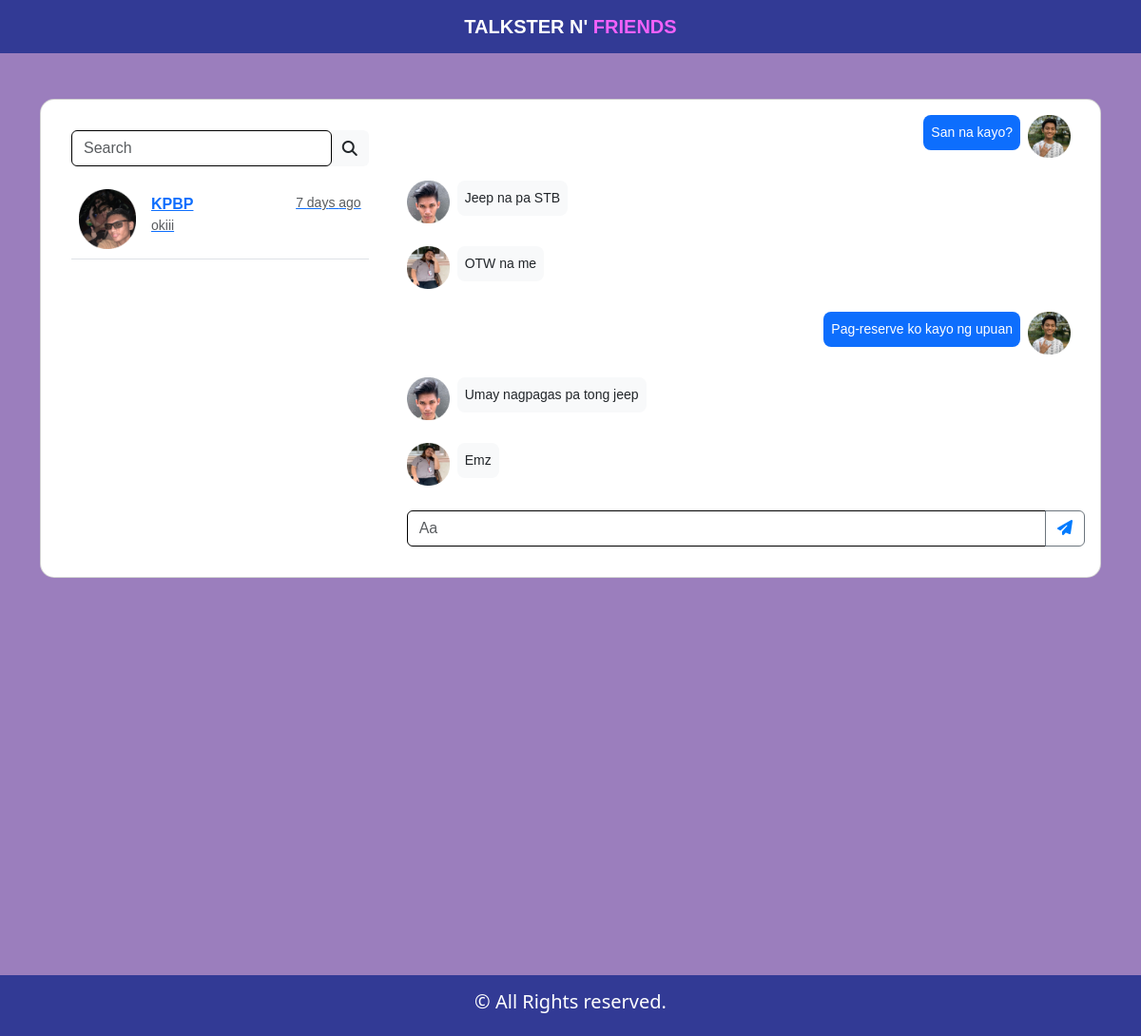
Page /M01/index.php on the committed database.
### tables this page shows
CREATE TABLE `messages` (
  `messageID` int(11) NOT NULL,
  `senderID` int(11) NOT NULL,
  `receiverID` int(11) NOT NULL,
  `groupChatID` int(11) NOT NULL,
  `messages` varchar(2000) NOT NULL,
  `dateTime` datetime(6) NOT NULL
);

### M01/connect.php (called while the page is built, shortened)
<?php
  function executeQuery($query){
    $conn = $GLOBALS['conn'];
    return mysqli_query($conn, $query);
  }
?>

### M01/index.php (the view, shortened to what this page needs)
<?php
include("connect.php");
$query = " SELECT
    u.firstName AS senderFirstName,
    u.lastName AS senderLastName,
    m.messages,
    m.senderID,
    m.receiverID,
    gc.groupChatName
  FROM
    messages m
  JOIN
    users u ON m.senderID = u.userID
  JOIN
    groupchat gc ON m.groupChatID = gc.groupChatID
  WHERE
    m.groupChatID = gc.groupChatID
  ORDER BY
    m.messageID DESC";
$result = executeQuery($query);
$gcQuery = "SELECT groupChat.groupChatName, messages.messages, messages.dateTime
            FROM groupChat
            JOIN messages ON groupChat.groupChatID = messages.groupChatID
            WHERE messages.dateTime = (
              SELECT MAX(m2.dateTime)
              FROM messages m2
              WHERE m2.groupChatID = messages.groupChatID
            )
            GROUP BY groupChat.groupChatID";
$gcResult = executeQuery($gcQuery);
?>
<!doctype html>
<html lang="en">
<head>
  <link rel="stylesheet" href="assets/css/style.css">
  <link rel="stylesheet" href="assets/css/chat.css">
  <link href="https://cdn.jsdelivr.net/npm/bootstrap@5.3.3/dist/css/bootstrap.min.css" rel="stylesheet">
  <link rel="stylesheet" href="https://cdnjs.cloudflare.com/ajax/libs/font-awesome/4.7.0/css/font-awesome.min.css">
</head>
<body class="body d-flex flex-column">
  <nav class="navbar custom-navbar">
    <div class="container-fluid">
      <span class="navbar-brand mx-auto">
        TALKSTER N' <span class="highlight-friends">FRIENDS</span>
      </span>
    </div>
  </nav>
  <section style="background-color: #9B7EBD; font-family: Arial, sans-serif; flex-grow: 1;">
    <div class="container py-5">
      <div class="row">
        <div class="col-md-12">
          <div class="card" id="chat3" style="border-radius: 15px;">
            <div class="card-body">
              <div class="row">
                <div class="col-md-6 col-lg-5 col-xl-4 mb-4 mb-md-0 d-none d-md-block">
                  <div class="p-3">
                    <div class="input-group rounded mb-3">
                      <input type="search" class="form-control rounded" placeholder="Search" aria-label="Search"
                        aria-describedby="search-addon">
                      <span class="input-group-text border-0" id="search-addon">
                        <i class="fas fa-search"></i>
                      </span>
                    </div>
                    <div class="chat-list-container" style="overflow-y: auto;">
                      <ul class="list-unstyled mb-0">
                        <?php
                        if(mysqli_num_rows($gcResult)) {
                          while ($gcListItem = mysqli_fetch_assoc($gcResult)) {
                            ?>
                            <li class="p-2 border-bottom">
                              <a href="#!" class="d-flex justify-content-between">
                                <div class="d-flex flex-row">
                                  <div>
                                    <img src="assets/img/groupChatPic.png" alt="avatar"
                                      class="d-flex align-self-center me-3" width="60">
                                  </div>
                                  <div class="pt-1">
                                    <p class="gc-name fw-bold mb-0"><?php echo $gcListItem['groupChatName'] ?></p>
                                    <p class="latest-message small text-muted"><?php echo $gcListItem['messages'] ?></p>
                                  </div>
                                </div>
                                <div class="pt-1">
                                  <?php
                                  $dateTime = $gcListItem['dateTime'];
                                  $currentTime = new DateTime();
                                  $messageTime = new DateTime($dateTime);
                                  $interval = $currentTime->diff($messageTime);
                                  if ($interval->y > 0) {
                                    echo "<p class='time small text-muted mb-1'>" . $interval->y . " year" . ($interval->y > 1 ? "s" : "") . " ago</p>";
                                  } elseif ($interval->m > 0) {
                                    echo "<p class='time small text-muted mb-1'>" . $interval->m . " month" . ($interval->m > 1 ? "s" : "") . " ago</p>";
                                  } elseif ($interval->d > 0) {
                                    echo "<p class='time small text-muted mb-1'>" . $interval->d . " day" . ($interval->d > 1 ? "s" : "") . " ago</p>";
                                  } elseif ($interval->h > 0) {
                                    echo "<p class='time small text-muted mb-1'>" . $interval->h . " hour" . ($interval->h > 1 ? "s" : "") . " ago</p>";
                                  } elseif ($interval->i > 0) {
                                    echo "<p class='time small text-muted mb-1'>" . $interval->i . " minute" . ($interval->i > 1 ? "s" : "") . " ago</p>";
                                  } else {
                                    echo "<p class='time small text-muted mb-1'>Just now</p>";
                                  }
                                  ?>
                                </div>
                              </a>
                            </li>
                          <?php }
                        } ?>
                      </ul>
                    </div>
                  </div>
                </div>
                <div class="col-md-6 col-lg-7 col-xl-8">
                  <div class="chat-messages-container" style="height: 400px; overflow-y: auto; padding-right: 15px;">
                    <?php
                    $messages = [];
                    while ($row = mysqli_fetch_assoc($result)) {
                      $messages[] = $row;
                    }
                    $messages = array_reverse($messages);
                    foreach ($messages as $row) {
                      $isSender = $row['senderID'] == 1;
                      $profilePic = '';
                      if ($row['senderID'] == 1) {
                        $profilePic = "assets/img/TM.png";
                      } elseif ($row['senderID'] == 2) {
                        $profilePic = "assets/img/louie.png";
                      } elseif ($row['senderID'] == 3) {
                        $profilePic = "assets/img/jade.png";
                      }
                      ?>
                      <div class="d-flex <?php echo $isSender ? 'justify-content-end' : 'justify-content-start'; ?> mb-3">
                        <?php if (!$isSender): ?>
                          <img src="<?php echo $profilePic; ?>" alt="avatar" style="width: 45px; height: 45px;"
                            class="me-2">
                        <?php endif; ?>
                        <div>
                          <p
                            class="small p-2 <?php echo $isSender ? 'text-white bg-primary' : 'bg-body-tertiary'; ?> rounded-3">
                            <?php echo htmlspecialchars($row['messages']); ?>
                          </p>
                        </div>
                        <?php if ($isSender): ?>
                          <img src="<?php echo $profilePic; ?>" alt="avatar" style="width: 45px; height: 45px;"
                            class="ms-2">
                        <?php endif; ?>
                      </div>
                    <?php } ?>
                  </div>
                  <div class="mt-3">
                    <form action="" method="post">
                      <div class="input-group">
                        <div class="input-group mb-3">
                          <input type="text" class="form-control" placeholder="Aa" name="messageInput">
                          <button class="btn btn-outline-secondary" type="submit" id="btnSendMessage"
                            name="btnSendMessage"><i class="fa-solid fa-paper-plane"></i></button>
                        </div>
                      </div>
                    </form>
                  </div>
                </div>
              </div>
            </div>
          </div>
        </div>
      </div>
    </div>
  </section>
  <footer class="footer text-center mt-auto">
    <h5>© All Rights reserved.</h5>
  </footer>
</body>
</html>

### M01/assets/css/style.css (style rules this page uses)
.body { background-color: #D4BEE4; display: flex; flex-direction: column; min-height: 100vh; }
.custom-navbar { background-color: #323A95; }
.custom-navbar .navbar-brand { color: white; text-align: center; width: 100%; font-weight: bold; font-family: Arial; cursor: default; }
.custom-navbar .highlight-friends { color: #F261FA; }
.footer { padding: 1rem; text-align: center; background-color: #323A95; color: white; margin-top: auto; }

### M01/assets/css/chat.css (style rules this page uses)
#chat3 .form-control { border-color: black; }

### M01/index.php (style rules this page uses)
.input-group .btn { color: #007bff; }

### rows in the picture
messages: messages "San na kayo?", senderID 1 (drawn)
messages: senderID 2 (drawn), messages "Jeep na pa STB"
messages: senderID 3 (drawn), messages "OTW na me"
messages: messages "Pag-reserve ko kayo ng upuan", senderID 1 (drawn)
messages: senderID 2 (drawn), messages "Umay nagpagas pa tong jeep"
messages: senderID 3 (drawn), messages "Emz"

### other values in the picture
$gcListItem['groupChatName'] "KPBP"
$gcListItem['messages'] "okiii"
